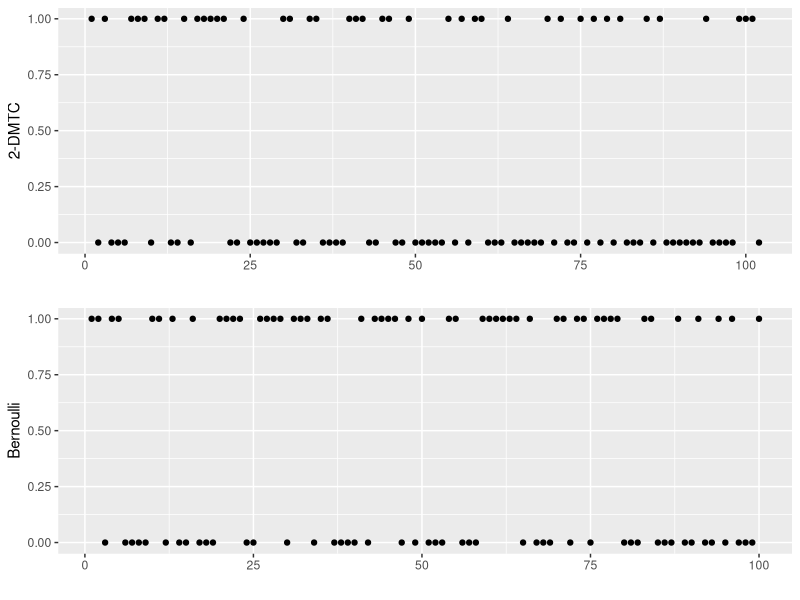

Recreate this plot in R.
# Libraries install.package("lib-name")
library(ggplot2)
library(gridExtra)

# Constants
SUCCESS <- 1
FAILURE <- 0

# Parameters
alpha <- 0.4
beta <- 0.6
p <- (1 - alpha) / (1 - alpha + beta)

gen_bernoulli <- function(n) {
	x <- runif(n)
	y <- ifelse(x < p, SUCCESS, FAILURE)
}

gen_2dmtc <- function(n) {
	curr_state <- ifelse(runif(1) < 0.5, SUCCESS, FAILURE)
	state_hist <- c(curr_state)

	for (i in (0:n)) {
		x <- runif(1)

		if (curr_state == SUCCESS) {
			curr_state <- ifelse(x < beta, FAILURE, SUCCESS)
		} else { # curr_state == FAILURE
			curr_state <- ifelse(x < alpha, SUCCESS, FAILURE)
		}

		state_hist <- c(state_hist, curr_state)
	}
	state_hist
}

sample_bernoulli <- gen_bernoulli(100)
sample_2dmtc <- gen_2dmtc(100)

p1 <- qplot(y=sample_2dmtc, ylab="2-DMTC")
p2 <- qplot(y=sample_bernoulli, ylab="Bernoulli")
p3 <- grid.arrange(p1, p2, ncol=1)
p3